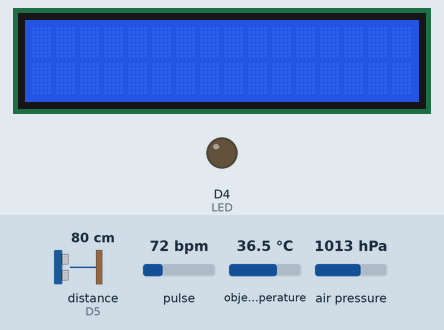
Recording of a sketch running on a simulated ESP8266 (NodeMCU). Shown: 16×2 character LCD, output pins drawn as LEDs (lit = HIGH). Wiring (inferred from the names in the program): ultrasonic range finder: trigger D6; echo D5. The test bench sets the inputs (shaded band); at power-on: distance to the obstacle (sensor on D5) 80 cm, air pressure 1013 hPa, pulse 72 bpm, object temperature 36.5 °C. The echo pulse lasts 58.3 µs per cm; WiFi joins after 1.5 s; servers stay silent unless stated; pins used as bus, display or sensor lines are not drawn; what the sketch prints to the serial monitor is not drawn.

Above: at 3.0 s.
3.1 s: distance to the obstacle (sensor on D5) set to 9 cm
At 4.4 s:
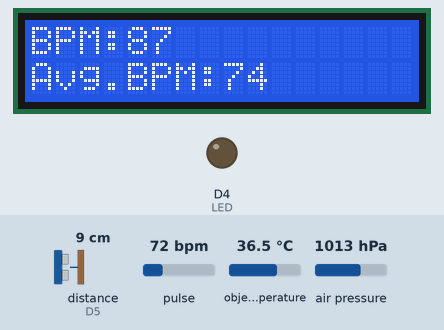
6.1 s: distance to the obstacle (sensor on D5) set to 2 cm
At 6.6 s:
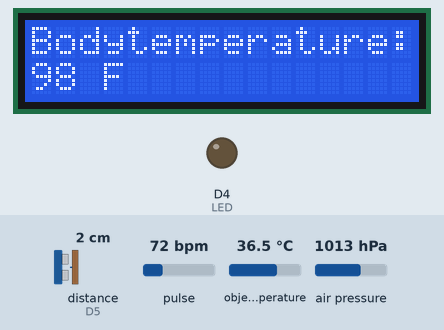
7.6 s: distance to the obstacle (sensor on D5) set to 18 cm
At 8.7 s:
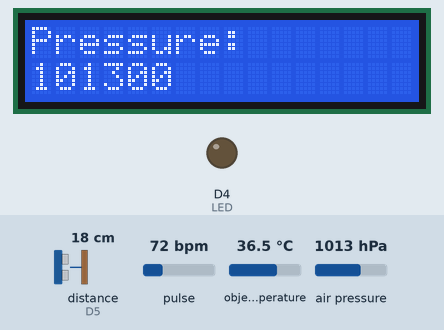
9.6 s: air pressure set to 952 hPa
At 10.6 s:
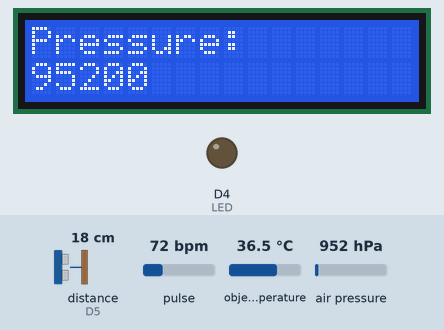
11.7 s: distance to the obstacle (sensor on D5) set to 16 cm
At 13.5 s:
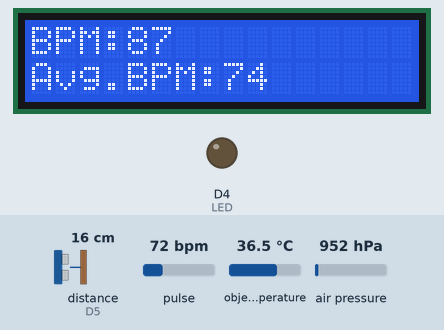
Timing chart, 0 to 15.0 s (numbered marks = the images above; inputs shaded):
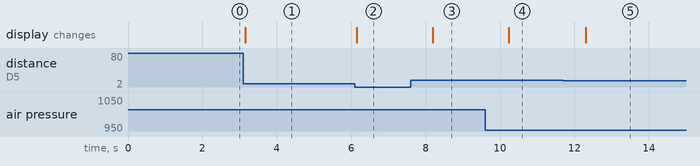

The sketch:

final.ino
```cpp
#define BLYNK_TEMPLATE_ID "TMPL3ggfJNvKY"
#define BLYNK_TEMPLATE_NAME "MINOR PROJECT"
#define BLYNK_AUTH_TOKEN "*************"

#define BLYNK_PRINT Serial

#include <ESP8266WiFi.h>
#include <BlynkSimpleEsp8266.h>

char auth[] = BLYNK_AUTH_TOKEN;
char ssid[] = "****";
char pass[] = "****";

#include <DFRobot_DHT11.h>
#include <Wire.h>
#include <LiquidCrystal_I2C.h>
#include <Adafruit_BMP085.h>
#define seaLevelPressure_hPa 1013.25
#include <Adafruit_MLX90614.h>
#include "MAX30105.h"
#include "heartRate.h"
#define trigger_pin 12
#define Echo_pin 14
#define LED 2
Adafruit_MLX90614 mlx = Adafruit_MLX90614();
MAX30105 particleSensor;

const byte RATE_SIZE = 4; //Increase this for more averaging. 4 is good.
byte rates[RATE_SIZE]; //Array of heart rates
byte rateSpot = 0;
long lastBeat = 0; //Time at which the last beat occurred

float beatsPerMinute;
int beatAvg;

DFRobot_DHT11 DHT;
#define DHT11_PIN D0
Adafruit_BMP085 bmp;
LiquidCrystal_I2C lcd(0x27, 16, 2);
/* two variables to store duraion and distance value */
long duration;
int distance;
int flag=0;
bool state= true;
int x=0;

/* configure D9 and D11 as digital input and output respectively */
void setup() {
lcd.begin();
lcd.backlight();
pinMode(trigger_pin, OUTPUT); // configure the trigger_pin(D9) as an Output
pinMode(LED, OUTPUT); // Set the LED (D13) pin as a digital output
pinMode(Echo_pin, INPUT); // configure the Echo_pin(D11) as an Input
Serial.begin(9600);
Blynk.begin(auth, ssid, pass);
if (!mlx.begin()){
  Serial.println("Error connecting to MLX sensor. Check wiring.");
  while (1);
}


if (!particleSensor.begin(Wire, I2C_SPEED_FAST)) //Use default I2C port, 400kHz speed
  {
    Serial.println("MAX30102 was not found. Please check wiring/power. ");
    while (1);
  }


  particleSensor.setup(); //Configure sensor with default settings
  particleSensor.setPulseAmplitudeRed(0x0A); //Turn Red LED to low to indicate sensor is running
  particleSensor.setPulseAmplitudeGreen(0); //Turn off Green LED


if (!bmp.begin()) {
	Serial.println("Could not find a valid BMP085 sensor, check wiring!");
	while (1) {}
  } // Enable the serial with 9600 baud rate
}


int getdistance(){
  digitalWrite(trigger_pin, LOW); //set trigger signal low for 2us
  delayMicroseconds(2);

  /*send 10 microsecond pulse to trigger pin of HC-SR04 */
  digitalWrite(trigger_pin, HIGH);  // make trigger pin active high
  delayMicroseconds(10);            // wait for 10 microseconds
  digitalWrite(trigger_pin, LOW);   // make trigger pin active low

  /*Measure the Echo output signal duration or pulss width */
  duration = pulseIn(Echo_pin, HIGH); // save time duration value in "duration variable
  distance= duration*0.034/2;
  return distance; //Convert pulse duration into distancea=distance

}

void loop() {
  int d=getdistance();


  if(d<=32){
    Blynk.run();
    if(d>=26 || (x>=26 && x<=32)){
      while(flag==0){
        DHT.read(DHT11_PIN);
        Serial.println("Temperature:");
        lcd.clear();
        lcd.print("Temperature: ");
        lcd.setCursor(0,1);
        lcd.print(DHT.temperature);
        Blynk.virtualWrite(V0,DHT.temperature);
        Serial.println(DHT.temperature);
        delay(500);
        d=getdistance();
        if(d<32){
          flag=flag+1;
          x=d;

        }
      }
      flag=0;
    }
    else if((d<=25 && d>=21) || (x<=25 && x>=21)){
      while(flag==0){
        DHT.read(DHT11_PIN);
        lcd.clear();
        lcd.print("Humidity: ");
        lcd.print(DHT.humidity);

        Blynk.virtualWrite(V1,DHT.humidity);

        Serial.println("hum");
        Serial.println(DHT.humidity);
        delay(500);
        d=getdistance();
        if(d<32){
          flag=flag+1;
          x=d;

        }
      }
      flag=0;
    }
    else if((d<=20 && d>=16) || (x<=20 && x>=16)){
      while(flag==0){

        Serial.println("pressure: ");
        lcd.clear();
        lcd.print("Pressure: ");
        lcd.setCursor(0,1);
        lcd.print(bmp.readPressure());

        Blynk.virtualWrite(V2,bmp.readPressure());

        Serial.print(bmp.readPressure());
        Serial.println(" Pa");
        delay(1000);
        d=getdistance();
        if(d<32){
          flag=flag+1;
          x=d;
        }

      }
      flag=0;
    }
    else if((d<=15 && d>=7) || (x<=15 && x>=7)){
      while(flag==0){
        Serial.println("Heartrate");
        lcd.clear();
        lcd.print("Heartrate: ");
        readHeartRate();


        d=getdistance();
        if(d<32){
          flag=flag+1;
          x=d;
        }
      }
      flag=0;

    }
    else if((d<=6 && d>=0) || (x<=6 && x>=0)){
      while(flag==0){
        Serial.print("body temperature = ");
        lcd.clear();
        lcd.print("Bodytemperature:");
        lcd.setCursor(0,1);
        lcd.print("98 F ");
        //lcd.print(mlx.readObjectTempC());
        char str[]="98";

        Blynk.virtualWrite(V3,str);

        Serial.print(mlx.readObjectTempC());
        Serial.println("°C");
        Serial.print("body temperature = ");
        Serial.print(mlx.readObjectTempF());
        Serial.println("°F");
        delay(1000);
        d=getdistance();
        if(d<32){
          flag=flag+1;
          x=d;
        }
      }
      flag=0;
    }

  }

}


void readHeartRate()
{
  long irValue = particleSensor.getIR();

  if (checkForBeat(irValue) == true)
  {
    // We sensed a beat!
    long delta = millis() - lastBeat;
    lastBeat = millis();

    beatsPerMinute = 60 / (delta / 1000.0);

    if (beatsPerMinute < 255 && beatsPerMinute > 20)
    {
      rates[rateSpot++] = (byte)beatsPerMinute; // Store this reading in the array
      rateSpot %= RATE_SIZE; // Wrap variable

      // Take average of readings
      beatAvg = 0;
      for (byte x = 0; x < RATE_SIZE; x++)
        beatAvg += rates[x];
      beatAvg /= RATE_SIZE;
    }
  }

  Serial.print(", BPM=");

  lcd.clear();
  lcd.print("BPM:87 ");
  lcd.setCursor(0, 1);
  lcd.print("Avg.BPM:74 ");
  char str1[]="74";
  Blynk.virtualWrite(V4,str1);
  //lcd.print(beatsPerMinute);
  Serial.print(beatsPerMinute);
  Serial.print(", Avg BPM=");
  Serial.print(beatAvg);

  if (irValue < 50000)
    Serial.print(" No finger?");

  Serial.println();
}
```

Measured:
- the behaviour switches between 17 and 16 cm on distance to the obstacle (sensor on D5) (found by bisection; images 4 and 5)
- after the input at 3.1 s, the display: changes after 0.05 s (image 1)
- after the input at 6.1 s, the display: changes after 0.05 s (image 2)
- after the input at 7.6 s, the display: changes after 0.60 s (image 3)
- after the input at 9.6 s, the display: changes after 0.64 s (image 4)
- after the input at 11.7 s, the display: changes after 0.61 s (image 5)
